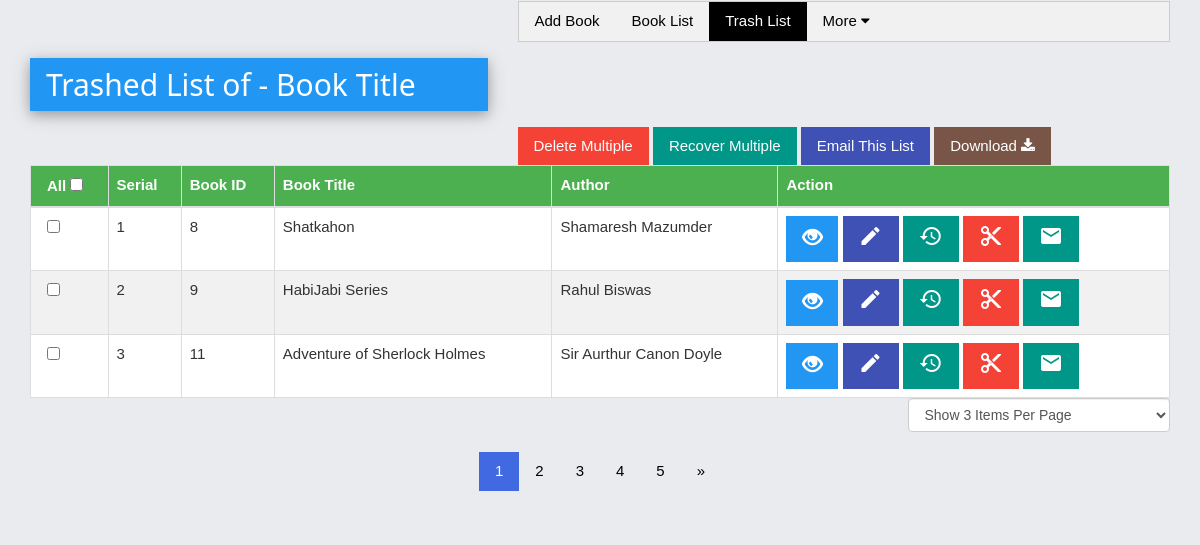
/views/Team_Error_Point/BookTitle/trashed.php, run on the app's committed database.
### tables this page shows
CREATE TABLE `tbl_book_title` (
  `id` int(11) NOT NULL,
  `book_title` varchar(100) NOT NULL,
  `author_name` varchar(100) NOT NULL,
  `book_image` varchar(100) NOT NULL,
  `is_trashed` varchar(20) NOT NULL DEFAULT 'No'
);

### src/Team_Error_Point/BookTitle/BookTitle.php (called while the page is built, shortened)
<?php
class BookTitle extends Database
{
    public function trashed(){
        $query = "SELECT * FROM `tbl_book_title` WHERE is_trashed <> 'No'";
        $STH = $this->DBH->query($query);
        $STH->setFetchMode(PDO::FETCH_OBJ);
        $allData = $STH->fetchAll();
        return $allData;
    }
    public function trashedPaginator($page=1,$itemsPerPage=3){
        $start = (($page-1) * $itemsPerPage);
        $sql = "SELECT * from tbl_book_title WHERE is_trashed <> 'No'  LIMIT $start,$itemsPerPage";
        $STH = $this->DBH->query($sql);
        $STH->setFetchMode(PDO::FETCH_OBJ);
        $arrSomeData  = $STH->fetchAll();
        return $arrSomeData;
    }
}

### src/Team_Error_Point/Model/Database.php (called while the page is built, shortened)
<?php
class Database
{
    public function __construct()
    {
        try{
            $this->DBH =new PDO("mysql:host=localhost;dbname=db_atomic_project", "root", "");
        }catch(PDOException $error){
            echo $error->getMessage();
        }
    }
}

### views/Team_Error_Point/BookTitle/trashed.php (the view, shortened to what this page needs)
<?php
    $obj = new BookTitle();
    $allData = $obj->trashed();
    $recordCount= count($allData);
    if(isset($_REQUEST['Page']))   $page = $_REQUEST['Page'];
    else if(isset($_SESSION['Page']))   $page = $_SESSION['Page'];
    else   $page = 1;
    if(isset($_REQUEST['ItemsPerPage']))   $itemsPerPage = $_REQUEST['ItemsPerPage'];
    else if(isset($_SESSION['ItemsPerPage']))   $itemsPerPage = $_SESSION['ItemsPerPage'];
    else   $itemsPerPage = 3;
    $pages = ceil($recordCount/$itemsPerPage);
    $someData = $obj->trashedPaginator($page,$itemsPerPage);
    $serial = (  ($page-1) * $itemsPerPage ) +1;
?>
<!doctype html>
<html lang="en">
<head>
    <link rel="stylesheet" href="../../../resources/bootstrap/css/bootstrap.min.css">
    <link rel="stylesheet" href="../../../resources/w3css/4/w3.css">
    <link rel="stylesheet" href="../../../resources/font-awesome-4.7.0/css/font-awesome.min.css">
    <link rel="stylesheet" href="../../../resources/style.css">
</head>
<body style="background-color: #E9EBEE">
        <div class="container">
            <div class="row">
                <div class="col-md-7">
                    <div class="w3-bar w3-border w3-light-grey">
                        <a href="create.php" class="w3-bar-item w3-button" style="text-decoration: none">Add Book</a>
                        <a href="index.php" class="w3-bar-item w3-button" style="text-decoration: none">Book List</a>
                        <a href="trashed.php" class="w3-bar-item w3-button w3-black" style="text-decoration: none">Trash List</a>
                        <div class="w3-dropdown-hover">
                            <button class="w3-button">More <i class="fa fa-caret-down"></i></button>
                        </div>
                    </div>
                </div>
            </div>
            <div class="row">
                <div class="col-sm-5">
                    <div class="w3-panel w3-blue w3-card-4">
                        <h2> Trashed List of - Book Title </h2>
                    </div>
                </div>
            </div>
            <form id="selectionForm" action="recover_multiple.php" method="post">
                <div class="row">
                    <div class="col-sm-5"></div>
                    <div class="col-lg-7">
                        <input type="button" id="deleteMultipleButton" class="w3-btn w3-red w3-hover-red" value="Delete Multiple">
                        <input type="button" id="recoverMultipleButton" class="w3-btn w3-teal w3-hover-teal w3-text-white w3-hover-text-white" value="Recover Multiple">
                        <a href="trashMail.php?list=1" class="w3-btn w3-indigo w3-hover-indigo" style="text-decoration: none">Email This List</a>
                        <div class="w3-dropdown-hover">
                            <button type="button" class="w3-btn w3-brown w3-hover-brown">Download <i class="fa fa-download"></i></button>
                        </div>
                    </div>
                </div>
                <div class="row">
                    <div class="col-sm-12">
                            <table class="table-bordered w3-table-all w3-hoverable">
                                <thead>
                                <tr class="w3-green">
                                    <th>All <input type="checkbox" name="select_all" id="select_all"></th>
                                    <th>Serial</th>
                                    <th>Book ID</th>
                                    <th>Book Title</th>
                                    <th>Author</th>
                                    <th>Action</th>
                                </tr>
                                </thead>
                                <?php
                                    foreach($someData as $row){
                                        echo "
                                            <tr>
                                                <td>
                                                    <input type='checkbox' class='checkbox' name='selectedIDs[]' value='$row->id'>
                                                </td>
                                                <td>$serial</td>
                                                <td>$row->id</td>
                                                <td>$row->book_title</td>
                                                <td>$row->author_name</td>
                                                <td>
                                                    <a href='view.php?id=$row->id' title='View'>
                                                        <button type='button' class='w3-btn w3-blue w3-hover-blue' style='font-size: 20px;'>
                                                            <span class='glyphicon glyphicon-eye-open'></span>
                                                        </button>
                                                    </a>
                                                    <a href='edit.php?id=$row->id' title='Edit'>
                                                        <button type='button' class='w3-btn w3-indigo w3-hover-indigo'>
                                                            <i class='material-icons'>edit</i>
                                                        </button>
                                                    </a>
                                                    <a href='recover.php?id=$row->id' title='Recover'>
                                                            <button type='button' class='w3-btn w3-teal w3-hover-teal'>
                                                                <i class='material-icons'>restore</i>
                                                            </button>
                                                        </a>
                                                    <a href='delete.php?id=$row->id' title='Delete'>
                                                            <button onclick='return confirm_delete()' type='button' class='w3-btn w3-red w3-hover-red' >
                                                                <i class='material-icons'>content_cut</i>
                                                            </button>
                                                    </a>
                                                    <a href='trashMail.php?id=$row->id' title='Email'>
                                                                <button type='button' class='w3-btn w3-teal w3-hover-teal w3-text-white w3-hover-text-white'>
                                                                    <i class='material-icons'>mail</i>
                                                                </button>
                                                    </a>
                                                </td>
                                            </tr>
                                        ";
                                        $serial++;
                                    }
                                ?>
                            </table>
                        </div>
                </div>
            </form>
            <div class="row">
                <div class="col-lg-9"></div>
                <div class="col-lg-3">
                    <select class="form-control"  name="ItemsPerPage" id="ItemsPerPage" onchange="javascript:location.href = this.value;" >
                        <?php
                        if($itemsPerPage==3 ) echo '<option value="?ItemsPerPage=3" selected >Show 3 Items Per Page</option>';
                        else echo '<option  value="?ItemsPerPage=3">Show 3 Items Per Page</option>';
                        ?>
                    </select>
                </div>
            </div>
            <div class="row" align="center">
                <div class="pagination">
                    <?php
                    $pagePlusOne  = $page+1;
                    for($i=1;$i<=$pages;$i++)
                    {
                        if($i==$page) echo '<a href="" class="active">'. $i . '</a>';
                        else  echo "<a href='?Page=$i'>". $i . '</a>';
                    }
                    if($page<$pages)
                        echo "<a href='trashed.php?Page=$pagePlusOne'>" . "&raquo;" . "</a>";
                    ?>
                </div>
            </div>
        </div>
</body>
</html>

### resources/w3css/4/w3.css (style rules this page uses)
html { box-sizing:border-box }
*,*:before,*:after { box-sizing:inherit }
html { -ms-text-size-adjust:100%;-webkit-text-size-adjust:100% }
body { margin:0 }
a { background-color:transparent;-webkit-text-decoration-skip:objects }
button,input,select,textarea { font:inherit;margin:0 }
button,input { overflow:visible }
button,select { text-transform:none }
button,html [type=button],[type=reset],[type=submit] { -webkit-appearance:button }
[type=checkbox],[type=radio] { padding:0 }
html,body { font-family:Verdana,sans-serif;font-size:15px;line-height:1.5 }
html { overflow-x:hidden }
h2 { font-size:30px }
h1,h2,h3,h4,h5,h6 { font-family:"Segoe UI",Arial,sans-serif;font-weight:400;margin:10px 0 }
a { color:inherit }
.w3-table,.w3-table-all { border-collapse:collapse;border-spacing:0;width:100%;display:table }
.w3-table-all { border:1px solid #ccc }
.w3-bordered tr,.w3-table-all tr { border-bottom:1px solid #ddd }
.w3-table-all tr:nth-child(odd) { background-color:#fff }
.w3-table-all tr:nth-child(even) { background-color:#f1f1f1 }
.w3-table td,.w3-table th,.w3-table-all td,.w3-table-all th { padding:8px 8px;display:table-cell;text-align:left;vertical-align:top }
.w3-table th:first-child,.w3-table td:first-child,.w3-table-all th:first-child,.w3-table-all td:first-child { padding-left:16px }
.w3-btn,.w3-button { border:none;display:inline-block;outline:0;padding:8px 16px;vertical-align:middle;overflow:hidden;text-decoration:none;color:inherit;background-color:inherit;text-align:center;cursor:pointer;white-space:nowrap }
.w3-btn,.w3-button { -webkit-touch-callout:none;-webkit-user-select:none;-khtml-user-select:none;-moz-user-select:none;-ms-user-select:none;user-select:none }
.w3-dropdown-click,.w3-dropdown-hover { position:relative;display:inline-block;cursor:pointer }
.w3-bar { width:100%;overflow:hidden }
.w3-bar .w3-bar-item { padding:8px 16px;float:left;width:auto;border:none;outline:none;display:block }
.w3-bar .w3-dropdown-hover,.w3-bar .w3-dropdown-click { position:static;float:left }
.w3-bar .w3-button { white-space:normal }
.w3-container:after,.w3-container:before,.w3-panel:after,.w3-panel:before,.w3-row:after,.w3-row:before,.w3-row-padding:after,.w3-row-padding:before, .w3-cell-row:before,.w3-cell-row:after,.w3-clear:after,.w3-clear:before,.w3-bar:before,.w3-bar:after { content:"";display:table;clear:both }
.w3-container,.w3-panel { padding:0.01em 16px }
.w3-panel { margin-top:16px;margin-bottom:16px }
.w3-card-4,.w3-hover-shadow:hover { box-shadow:0 4px 10px 0 rgba(0,0,0,0.2),0 4px 20px 0 rgba(0,0,0,0.19) }
.w3-border { border:1px solid #ccc!important }
.w3-blue,.w3-hover-blue:hover { color:#fff!important;background-color:#2196F3!important }
.w3-brown,.w3-hover-brown:hover { color:#fff!important;background-color:#795548!important }
.w3-green,.w3-hover-green:hover { color:#fff!important;background-color:#4CAF50!important }
.w3-indigo,.w3-hover-indigo:hover { color:#fff!important;background-color:#3f51b5!important }
.w3-red,.w3-hover-red:hover { color:#fff!important;background-color:#f44336!important }
.w3-teal,.w3-hover-teal:hover { color:#fff!important;background-color:#009688!important }
.w3-black,.w3-hover-black:hover { color:#fff!important;background-color:#000!important }
.w3-light-grey,.w3-hover-light-grey:hover,.w3-light-gray,.w3-hover-light-gray:hover { color:#000!important;background-color:#f1f1f1!important }
.w3-text-white,.w3-hover-text-white:hover { color:#fff!important }

### resources/style.css (style rules this page uses)
.pagination a { color: black; float: left; padding: 8px 16px; text-decoration: none; transition: background-color .3s; }
.pagination a.active { background-color: royalblue; color: white; }

### data on the page
tbl_book_title: id "8", book_title "Shatkahon", author_name "Shamaresh Mazumder"
tbl_book_title: id "9", book_title "HabiJabi Series", author_name "Rahul Biswas"
tbl_book_title: id "11", book_title "Adventure of Sherlock Holmes", author_name "Sir Aurthur Canon Doyle"
